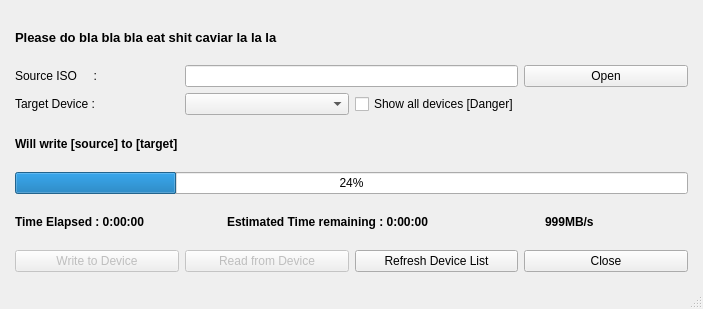
<?xml version="1.0" encoding="UTF-8"?>
<ui version="4.0">
 <class>MainWindow</class>
 <widget class="QMainWindow" name="MainWindow">
  <property name="geometry">
   <rect>
    <x>0</x>
    <y>0</y>
    <width>703</width>
    <height>309</height>
   </rect>
  </property>
  <property name="windowTitle">
   <string>Pretty Powerful Dump</string>
  </property>
  <widget class="QWidget" name="centralWidget">
   <layout class="QGridLayout" name="gridLayout">
    <property name="margin">
     <number>15</number>
    </property>
    <item row="0" column="0" colspan="4">
     <widget class="QLabel" name="label_5">
      <property name="font">
       <font>
        <pointsize>10</pointsize>
        <weight>75</weight>
        <bold>true</bold>
       </font>
      </property>
      <property name="text">
       <string>Please do bla bla bla eat shit caviar la la la</string>
      </property>
     </widget>
    </item>
    <item row="2" column="0">
     <widget class="QLabel" name="label_2">
      <property name="text">
       <string>Target Device :</string>
      </property>
      <property name="alignment">
       <set>Qt::AlignJustify|Qt::AlignVCenter</set>
      </property>
     </widget>
    </item>
    <item row="1" column="0">
     <widget class="QLabel" name="label">
      <property name="text">
       <string>Source ISO     :</string>
      </property>
      <property name="alignment">
       <set>Qt::AlignJustify|Qt::AlignVCenter</set>
      </property>
     </widget>
    </item>
    <item row="3" column="0" colspan="4">
     <widget class="QLabel" name="lbl_task_list">
      <property name="font">
       <font>
        <weight>75</weight>
        <bold>true</bold>
       </font>
      </property>
      <property name="text">
       <string>Will write [source] to [target]</string>
      </property>
     </widget>
    </item>
    <item row="5" column="0" colspan="4">
     <widget class="QLabel" name="lbl_eta_status">
      <property name="font">
       <font>
        <weight>75</weight>
        <bold>true</bold>
       </font>
      </property>
      <property name="text">
       <string>Time Elapsed : 0:00:00		Estimated Time remaining : 0:00:00			999MB/s</string>
      </property>
     </widget>
    </item>
    <item row="2" column="1">
     <widget class="QComboBox" name="comboBox"/>
    </item>
    <item row="1" column="1" colspan="2">
     <widget class="QLineEdit" name="lineEdit">
      <property name="readOnly">
       <bool>true</bool>
      </property>
     </widget>
    </item>
    <item row="2" column="2" colspan="2">
     <widget class="QCheckBox" name="checkBox">
      <property name="text">
       <string>Show all devices [Danger]</string>
      </property>
     </widget>
    </item>
    <item row="1" column="3">
     <widget class="QPushButton" name="pushButton">
      <property name="text">
       <string>Open</string>
      </property>
     </widget>
    </item>
    <item row="4" column="0" colspan="4">
     <widget class="QProgressBar" name="progressBar">
      <property name="value">
       <number>24</number>
      </property>
     </widget>
    </item>
    <item row="6" column="3">
     <widget class="QPushButton" name="pushButton_3">
      <property name="text">
       <string>Close</string>
      </property>
     </widget>
    </item>
    <item row="6" column="2">
     <widget class="QPushButton" name="pushButton_4">
      <property name="text">
       <string>Refresh Device List</string>
      </property>
     </widget>
    </item>
    <item row="6" column="0">
     <widget class="QPushButton" name="pushButton_2">
      <property name="enabled">
       <bool>false</bool>
      </property>
      <property name="text">
       <string>Write to Device</string>
      </property>
     </widget>
    </item>
    <item row="6" column="1">
     <widget class="QPushButton" name="pushButton_5">
      <property name="enabled">
       <bool>false</bool>
      </property>
      <property name="text">
       <string>Read from Device</string>
      </property>
     </widget>
    </item>
   </layout>
  </widget>
  <widget class="QMenuBar" name="menuBar">
   <property name="geometry">
    <rect>
     <x>0</x>
     <y>0</y>
     <width>703</width>
     <height>20</height>
    </rect>
   </property>
  </widget>
  <widget class="QStatusBar" name="statusBar"/>
 </widget>
 <layoutdefault spacing="6" margin="11"/>
 <resources/>
 <connections/>
</ui>
